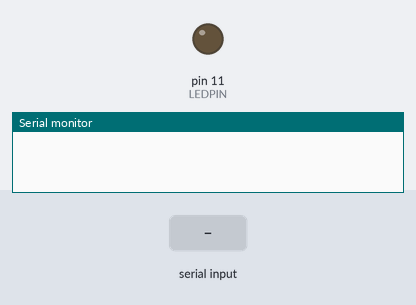
The sketch below on a simulated Arduino Uno, built with avr-gcc and run on an emulated ATmega328P. Shown: output pins drawn as LEDs (lit = HIGH), the last lines printed to the serial monitor. Inputs (shaded band) come from the test bench.

Above: at 1.2 s.
1.3 s: byte 30 received over Serial
At 1.7 s:
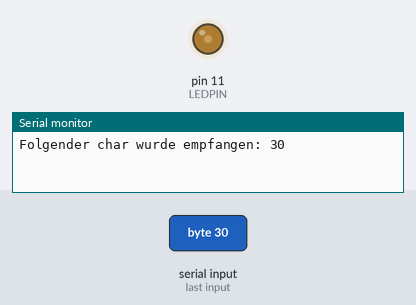
Timing chart, 0 to 4.3 s (numbered marks = the images above; inputs shaded):
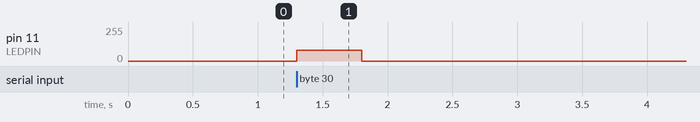

Measured:
- after the input at 1.3 s, pin 11 (LEDPIN): 0/255 → 80/255 at once, → 0/255 0.50 s later

The sketch:

sketch_recieve_raspberry_data.ino
```cpp
#define LEDPIN 11

void setup(){
    Serial.begin(9600);
    pinMode(LEDPIN, OUTPUT);
}

void loop(){
    if (Serial.available()) {
        byte nr = Serial.read();
        Serial.print("Folgender char wurde empfangen: ");
        Serial.println(nr, DEC);
        analogWrite(LEDPIN, 80);
        delay(500);
        analogWrite(LEDPIN,0);
        delay(500);
    }
}
```
